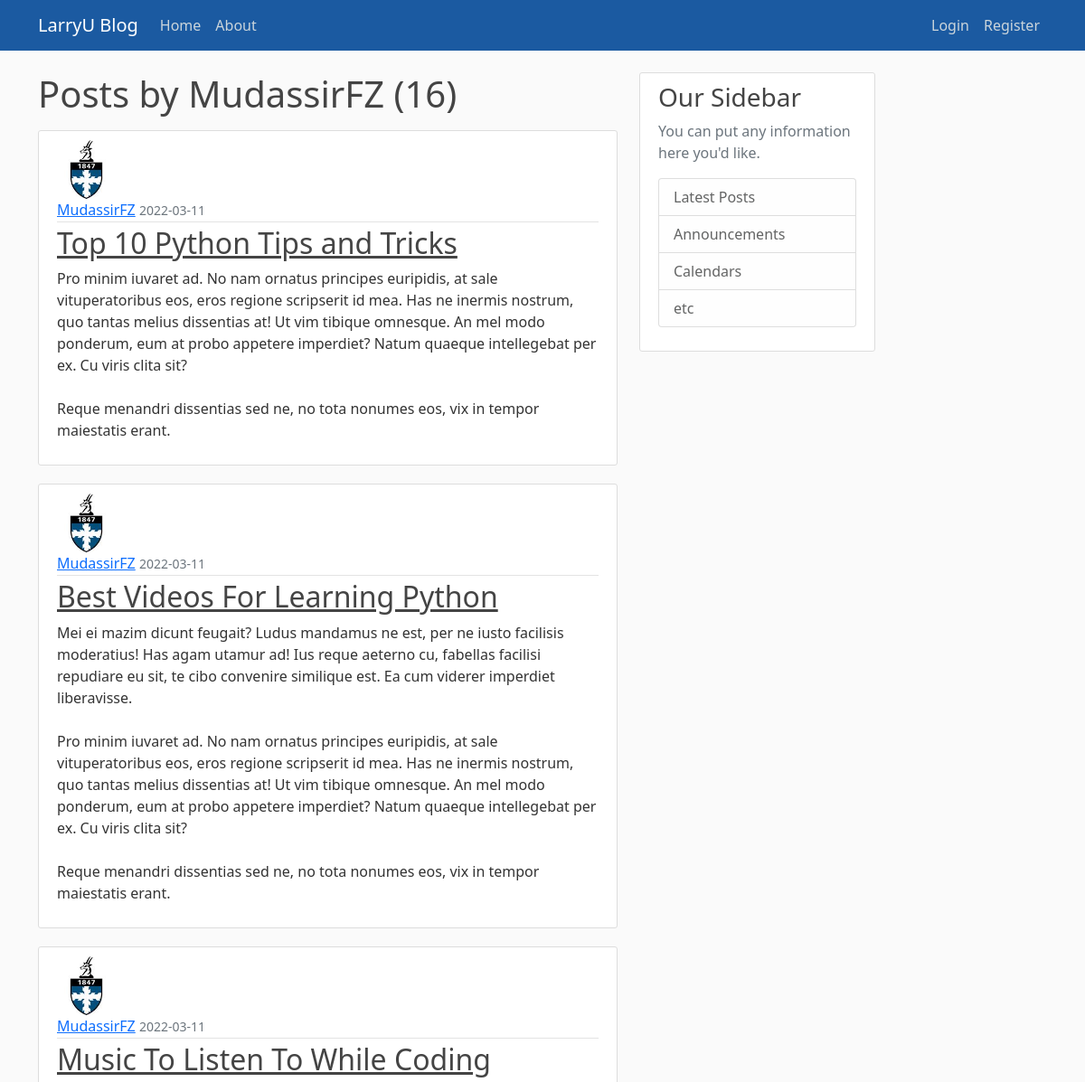
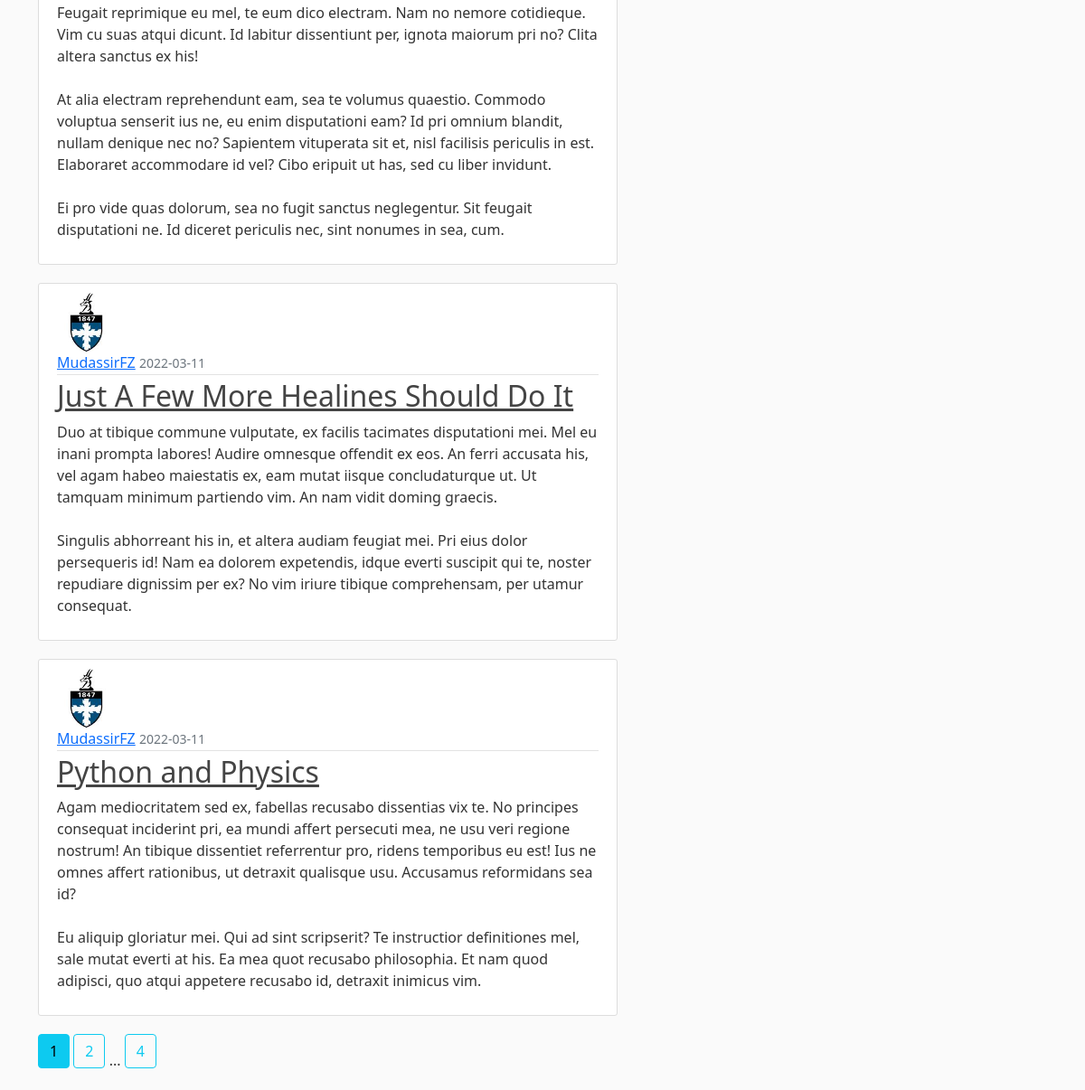
Page /user/MudassirFZ on the committed database (2 pictures, top to bottom).
### flaskblog/models.py (models this page shows, shortened)
class User(db.Model, UserMixin):
    id = db.Column(db.Integer, primary_key=True)
    username = db.Column(db.String(20), unique=True, nullable=False)
    email = db.Column(db.String(120), unique=True, nullable=False)
    image_file = db.Column(db.String(20), nullable=False, default="default.jpg")
    password = db.Column(db.String(60), nullable=False)
    posts = db.relationship("Post", backref="author", lazy=True)

class Post(db.Model):
    id = db.Column(db.Integer, primary_key=True)
    title = db.Column(db.String(100), nullable=False)
    date_posted = db.Column(db.DateTime, nullable=False, default=datetime.utcnow)
    content = db.Column(db.Text, nullable=False)
    user_id = db.Column(db.Integer, db.ForeignKey("user.id"), nullable=False)

### flaskblog/users/routes.py (the view)
@users.route("/user/<string:username>")
def user_posts(username):
    page = request.args.get('page', 1, type=int)
    user = User.query.filter_by(username=username).first_or_404()
    posts = Post.query.filter_by(author=user)\
        .order_by(Post.date_posted.desc())\
        .paginate(page=page, per_page=5)
    return render_template("user_posts.html", posts=posts, user=user)

### flaskblog/templates/user_posts.html
{% extends "layout.html" %}
{% block content %}
    <h1 class="mb-3">Posts by {{ user.username }}  ({{ posts.total }})</h1>
    {% for post in posts.items %}
        <article class="media content-section">
            <img class="rounded-circle article-img" src="{{ url_for('static', filename='profile_pics/' + post.author.image_file) }}"/>
            <div class="media-body">
                <div class="article-metadata">
                    <a class="mr-2" href="{{ url_for('users.user_posts', username=post.author.username) }}">{{ post.author.username }}</a>
                    <small class="text-muted">{{ post.date_posted.strftime('%Y-%m-%d') }}</small>
                </div>
                <h2><a class="article-title" href="{{ url_for('posts.post', post_id=post.id) }}">{{ post.title }}</a></h2>
                <p class="article-content">{{ post.content }}</p>
            </div>
        </article>
    {% endfor %}
    {% for page_num in posts.iter_pages(left_edge=1, right_edge=1, left_current=1, right_current=2) %}
        {% if page_num %}
            {% if posts.page == page_num %}
                <a class="btn btn-info mb-4" href="{{ url_for('users.user_posts', username=user.username, page=page_num) }}">{{ page_num }}</a>
            {% else %}
                <a class="btn btn-outline-info mb-4" href="{{ url_for('users.user_posts', username=user.username, page=page_num) }}">{{ page_num }}</a>
            {% endif %}
        {% else %}
            ...
        {% endif %}
    {% endfor %}
{% endblock content %}

### flaskblog/static/main.css (style rules this page uses)
body { background: #fafafa; color: #333333; margin-top: 5rem; }
h1, h2, h3, h4, h5, h6 { color: #444444; }
.content-section { background: #ffffff; padding: 10px 20px; border: 1px solid #dddddd; border-radius: 3px; margin-bottom: 20px; }
.article-title { color: #444444; }
.article-content { white-space: pre-line; }
.article-img { height: 65px; width: 65px; margin-right: 16px; }
.article-metadata { padding-bottom: 1px; margin-bottom: 4px; border-bottom: 1px solid #e3e3e3; }

### rows in the picture
User: username "MudassirFZ"
Post: image_file (picture), author.username "MudassirFZ", date_posted "2022-03-11", title "Top 10 Python Tips and Tricks", content "Pro minim iuvaret ad. No nam ornatus principes euripidis, at sale vituperatoribus eos, eros regione scripserit id mea. Has ne inermis nostrum, quo tantas melius dissentias at! Ut vim tibique omnesque. An mel modo ponderum, eum at probo appetere imperdiet? Natum quaeque intellegebat per ex. Cu viris clita sit? Reque menandri dissentias sed ne, no tota nonumes eos, vix in tempor maiestatis erant."
Post: image_file (picture), author.username "MudassirFZ", date_posted "2022-03-11", title "Best Videos For Learning Python", content "Mei ei mazim dicunt feugait? Ludus mandamus ne est, per ne iusto facilisis moderatius! Has agam utamur ad! Ius reque aeterno cu, fabellas facilisi repudiare eu sit, te cibo convenire similique est. Ea cum viderer imperdiet liberavisse. Pro minim iuvaret ad. No nam ornatus principes euripidis, at sale vituperatoribus eos, eros regione scripserit id mea. Has ne inermis nostrum, quo tantas melius dissentias at! Ut vim tibique omnesque. An mel modo ponderum, eum at probo appetere imperdiet? Natum quaeque intellegebat per ex. Cu viris clita sit? Reque menandri dissentias sed ne, no tota nonumes eos, vix in tempor maiestatis erant."
Post: image_file (picture), author.username "MudassirFZ", date_posted "2022-03-11", title "Music To Listen To While Coding", content "Feugait reprimique eu mel, te eum dico electram. Nam no nemore cotidieque. Vim cu suas atqui dicunt. Id labitur dissentiunt per, ignota maiorum pri no? Clita altera sanctus ex his! At alia electram reprehendunt eam, sea te volumus quaestio. Commodo voluptua senserit ius ne, eu enim disputationi eam? Id pri omnium blandit, nullam denique nec no? Sapientem vituperata sit et, nisl facilisis periculis in est. Elaboraret accommodare id vel? Cibo eripuit ut has, sed cu liber invidunt. Ei pro vide quas dolorum, sea no fugit sanctus neglegentur. Sit feugait disputationi ne. Id diceret periculis nec, sint nonumes in sea, cum."
Post: image_file (picture), author.username "MudassirFZ", date_posted "2022-03-11", title "Just A Few More Healines Should Do It", content "Duo at tibique commune vulputate, ex facilis tacimates disputationi mei. Mel eu inani prompta labores! Audire omnesque offendit ex eos. An ferri accusata his, vel agam habeo maiestatis ex, eam mutat iisque concludaturque ut. Ut tamquam minimum partiendo vim. An nam vidit doming graecis. Singulis abhorreant his in, et altera audiam feugiat mei. Pri eius dolor persequeris id! Nam ea dolorem expetendis, idque everti suscipit qui te, noster repudiare dignissim per ex? No vim iriure tibique comprehensam, per utamur consequat."
Post: image_file (picture), author.username "MudassirFZ", date_posted "2022-03-11", title "Python and Physics", content "Agam mediocritatem sed ex, fabellas recusabo dissentias vix te. No principes consequat inciderint pri, ea mundi affert persecuti mea, ne usu veri regione nostrum! An tibique dissentiet referrentur pro, ridens temporibus eu est! Ius ne omnes affert rationibus, ut detraxit qualisque usu. Accusamus reformidans sea id? Eu aliquip gloriatur mei. Qui ad sint scripserit? Te instructior definitiones mel, sale mutat everti at his. Ea mea quot recusabo philosophia. Et nam quod adipisci, quo atqui appetere recusabo id, detraxit inimicus vim."

### other values in the picture
{{ posts.total }} "16"
{{ page_num }} "1"
{{ page_num }} "2" "4"
